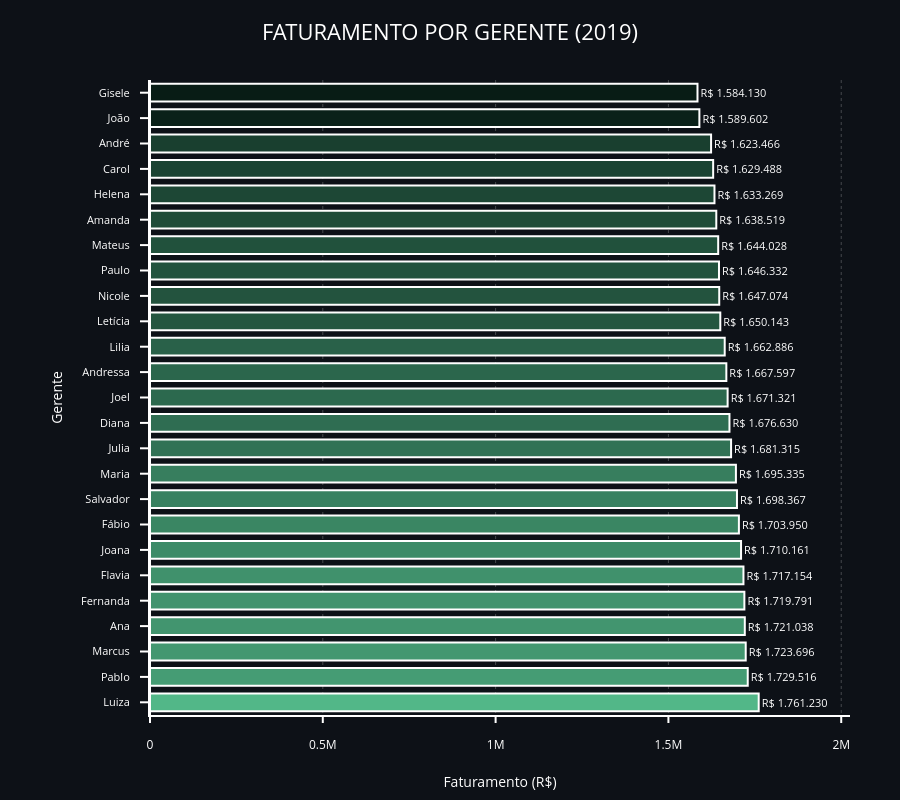

Write notebook code for a chart like this one.
### Markdown cell above
## 👔 Análise por Gerente

Comparação de desempenho entre gerentes e identificação dos melhores resultados.

### Code cell
valores_formatados_gerente = [
    f"R$ {v:,.0f}".replace(",", ".")  
    for v in faturamento_gerente.values
]

#Grafico de barras horizontal para faturamento por gerente
fig_gerente = px.bar(
    x=faturamento_gerente.values,
    y=faturamento_gerente.index,
    text=valores_formatados_gerente,
    orientation='h',
    title="FATURAMENTO POR GERENTE (2019)",
    labels={'y': 'Gerente', 'x': 'Faturamento (R$)'},
    color=faturamento_gerente.values,

    color_continuous_scale=[
        "#081C15",
        "#1B4332",
        "#2D6A4F",
        "#40916C",
        "#52B788"
    ],

    height=800
)

fig_gerente.update_traces(
    textposition='outside',  
    textfont=dict(size=11, color='white'),

    marker=dict(
        line=dict(color='white', width=2)
    ),

    cliponaxis=False,
    insidetextanchor='end',

    customdata=valores_formatados_gerente,
    hovertemplate="Gerente: %{y}<br>Faturamento: %{customdata}<extra></extra>"
)

fig_gerente.update_xaxes(
    range=[0, faturamento_gerente.max() * 1.15],
    color='white',

    showline=True,
    linecolor='white',
    linewidth=2,

    showgrid=True,
    gridcolor='rgba(200,200,200,0.3)',
    griddash='dot',

    ticks="outside",
    ticklen=6,
    tickwidth=2,

    ticklabelstandoff=12,
    title_standoff=25
)

fig_gerente.update_yaxes(
    color='white',

    showline=True,
    linecolor='white',
    linewidth=2,

    tickfont=dict(size=11),

    ticks="outside",
    ticklen=8,
    tickwidth=2,
    tickcolor="white",

    ticklabelstandoff=8,
    automargin=True
)

fig_gerente.update_layout(
    margin=dict(t=80, l=150, r=50, b=80),
    bargap=0.3,

    plot_bgcolor='#0d1117',
    paper_bgcolor='#0d1117',
    font=dict(color='white'),

    title_font_size=22,
    title_x=0.5,

    hoverlabel=dict(
        bgcolor="black",
        font_size=12,
        font_color="white"
    ),

    coloraxis_showscale=False
)

fig_gerente.show()

### Figure 1 — Plotly figure (JSON) as saved in the notebook; plotly's stock layout.template omitted (floating-point values rounded to 4 significant figures)
{"data": [{"alignmentgroup": "True", "cliponaxis": false, "customdata": ["R$ 1.761.230", "R$ 1.729.516", "R$ 1.723.696", "R$ 1.721.038", "R$ 1.719.791", "R$ 1.717.154", "R$ 1.710.161", "R$ 1.703.950", "R$ 1.698.367", "R$ 1.695.335", "R$ 1.681.315", "R$ 1.676.630", "R$ 1.671.321", "R$ 1.667.597", "R$ 1.662.886", "R$ 1.650.143", "R$ 1.647.074", "R$ 1.646.332", "R$ 1.644.028", "R$ 1.638.519", "R$ 1.633.269", "R$ 1.629.488", "R$ 1.623.466", "R$ 1.589.602", "R$ 1.584.130"], "hovertemplate": "Gerente: %{y}<br>Faturamento: %{customdata}<extra></extra>", "insidetextanchor": "end", "legendgroup": "", "marker": {"color": [1761230, 1729516, 1723696, 1721038, 1719791, 1717154, 1710161, 1703950, 1698367, 1695335, 1681315, 1676630, 1671321, 1667597, 1662886, 1650143, 1647074, 1646332, 1644028, 1638519, 1633269, 1629488, 1623466, 1589602, 1584130], "coloraxis": "coloraxis", "line": {"color": "white", "width": 2}, "pattern": {"shape": ""}}, "name": "", "offsetgroup": "", "orientation": "h", "showlegend": false, "text": ["R$ 1.761.230", "R$ 1.729.516", "R$ 1.723.696", "R$ 1.721.038", "R$ 1.719.791", "R$ 1.717.154", "R$ 1.710.161", "R$ 1.703.950", "R$ 1.698.367", "R$ 1.695.335", "R$ 1.681.315", "R$ 1.676.630", "R$ 1.671.321", "R$ 1.667.597", "R$ 1.662.886", "R$ 1.650.143", "R$ 1.647.074", "R$ 1.646.332", "R$ 1.644.028", "R$ 1.638.519", "R$ 1.633.269", "R$ 1.629.488", "R$ 1.623.466", "R$ 1.589.602", "R$ 1.584.130"], "textfont": {"color": "white", "size": 11}, "textposition": "outside", "type": "bar", "x": [1761230, 1729516, 1723696, 1721038, 1719791, 1717154, 1710161, 1703950, 1698367, 1695335, 1681315, 1676630, 1671321, 1667597, 1662886, 1650143, 1647074, 1646332, 1644028, 1638519, 1633269, 1629488, 1623466, 1589602, 1584130], "xaxis": "x", "y": ["Luiza", "Pablo", "Marcus", "Ana", "Fernanda", "Flavia", "Joana", "Fábio", "Salvador", "Maria", "Julia", "Diana", "Joel", "Andressa", "Lilia", "Letícia", "Nicole", "Paulo", "Mateus", "Amanda", "Helena", "Carol", "André", "João", "Gisele"], "yaxis": "y"}], "layout": {"bargap": 0.3, "barmode": "relative", "coloraxis": {"colorbar": {"title": {"text": "color"}}, "colorscale": [[0, "#081C15"], [0.25, "#1B4332"], [0.5, "#2D6A4F"], [0.75, "#40916C"], [1, "#52B788"]], "showscale": false}, "font": {"color": "white"}, "height": 800, "hoverlabel": {"bgcolor": "black", "font": {"color": "white", "size": 12}}, "legend": {"tracegroupgap": 0}, "margin": {"b": 80, "l": 150, "r": 50, "t": 80}, "paper_bgcolor": "#0d1117", "plot_bgcolor": "#0d1117", "title": {"font": {"size": 22}, "text": "FATURAMENTO POR GERENTE (2019)", "x": 0.5}, "xaxis": {"anchor": "y", "color": "white", "domain": [0, 1], "gridcolor": "rgba(200,200,200,0.3)", "griddash": "dot", "linecolor": "white", "linewidth": 2, "range": [0, 2025000.0], "showgrid": true, "showline": true, "ticklabelstandoff": 12, "ticklen": 6, "ticks": "outside", "tickwidth": 2, "title": {"standoff": 25, "text": "Faturamento (R$)"}}, "yaxis": {"anchor": "x", "automargin": true, "color": "white", "domain": [0, 1], "linecolor": "white", "linewidth": 2, "showline": true, "tickcolor": "white", "tickfont": {"size": 11}, "ticklabelstandoff": 8, "ticklen": 8, "ticks": "outside", "tickwidth": 2, "title": {"text": "Gerente"}}}}
